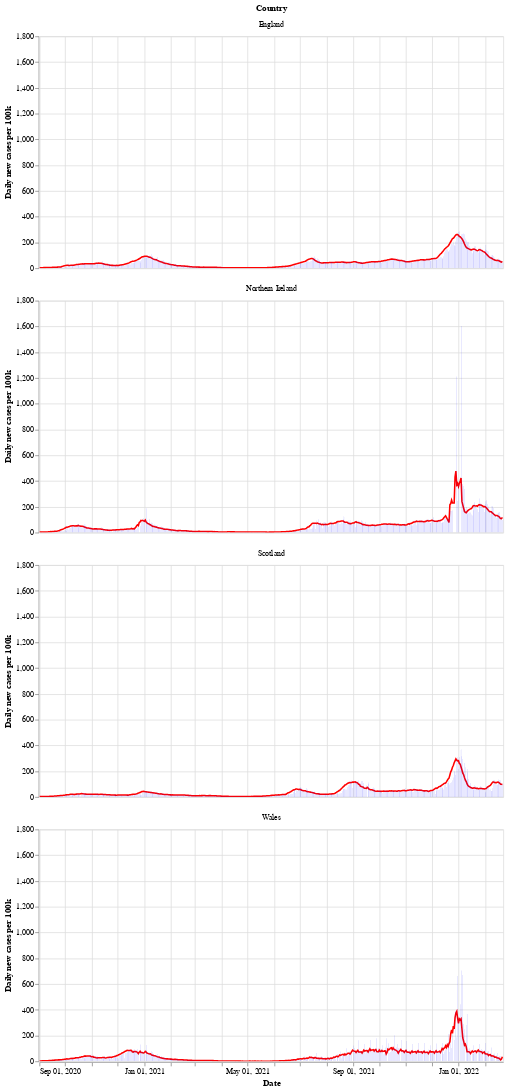

The cell this chart's notebook holds for it:
### Markdown cell above
Next is a bar chart of the number of new cases in each country (per 100k population), with the 7 day moving average of cases. Again we see that Wales saw a longer period of raising and falling cases compared to the other countries.

After a period of cases falling, each nation is now seeing a rise in the number of cases - especially in Wales.

### Code cell
# collapse
bars = alt.Chart(uk_cases).mark_bar().encode(
    x=alt.X("yearmonthdate(date):T", axis=alt.Axis(title='Date')),
    y=alt.Y("newCasesRate:Q", axis=alt.Axis(title='Daily new cases per 100k')),
    tooltip='newCasesRate',
    color=alt.condition(
        alt.datum.dailyChange > 0,
        alt.value("orange"),  # The positive color
        alt.value("blue")  # The negative color
    )
).properties(title='New cases per 100k population with rolling 7 day average', width=600).interactive()
line = alt.Chart(uk_cases).mark_line(
    color='red',
    size=2,
).transform_window(
    rolling_mean='mean(newCasesRate)',
    frame=[0, 7],
    groupby=['areaName']
).encode(
    x='yearmonthdate(date):T',
    y='rolling_mean:Q'
)
alt.layer(line, bars, data=uk_cases).facet(alt.Row('areaName', title='Country'), columns=1)

### Figure 1 — Vega-Lite specification as saved in the notebook (floating-point values rounded to 4 significant figures; data arrays with more than 128 entries replaced by an {"elided": "..."} marker saying what was removed)
{"config": {"view": {"continuousWidth": 400, "continuousHeight": 300}}, "data": {"name": "data-55dcd45489995ae8b7a585be13e097b2"}, "facet": {"type": "nominal", "field": "areaName", "title": "Country"}, "spec": {"layer": [{"mark": {"type": "line", "color": "red", "size": 2}, "encoding": {"x": {"type": "temporal", "field": "date", "timeUnit": "yearmonthdate"}, "y": {"type": "quantitative", "field": "rolling_mean"}}, "transform": [{"window": [{"op": "mean", "field": "newCasesRate", "as": "rolling_mean"}], "frame": [0, 7], "groupby": ["areaName"]}]}, {"mark": "bar", "encoding": {"color": {"condition": {"value": "orange", "test": "(datum.dailyChange > 0)"}, "value": "blue"}, "tooltip": {"type": "quantitative", "field": "newCasesRate"}, "x": {"type": "temporal", "axis": {"title": "Date"}, "field": "date", "timeUnit": "yearmonthdate"}, "y": {"type": "quantitative", "axis": {"title": "Daily new cases per 100k"}, "field": "newCasesRate"}}, "selection": {"selector002": {"type": "interval", "bind": "scales", "encodings": ["x", "y"]}}, "title": "New cases per 100k population with rolling 7 day average", "width": 600}]}, "columns": 1, "$schema": "https://vega.github.io/schema/vega-lite/v4.8.1.json", "datasets": {"data-55dcd45489995ae8b7a585be13e097b2": {"elided": "2156 records"}}}
